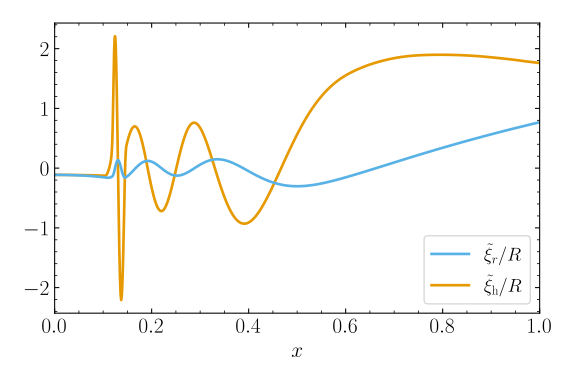

Python code for this plot:
#!/usr/bin/env python
#
# Displacement eigenfunctions

# Imports

import matplotlib.pyplot as plt
import pygyre as pg

from colors import *

# Plot settings

plt.style.use('web.mplstyle')

# Read data

d = pg.read_output('detail.l1.n-7.h5')

# Do the plot

fig, ax = plt.subplots()

ax.plot(d['x'], d['xi_r'].real, color=SKY_BLUE, label=r'$\tilde{\xi}_{r}/R$', zorder=1)
ax.plot(d['x'], d['xi_h'].real, color=ORANGE, label=r'$\tilde{\xi}_{\rm h}/R$', zorder=0)

ax.set_xlabel(r'$x$')

ax.set_xlim(0, 1)

ax.legend(loc=4)

fig.tight_layout()
fig.savefig('fig_disp_eigfunc.svg')
